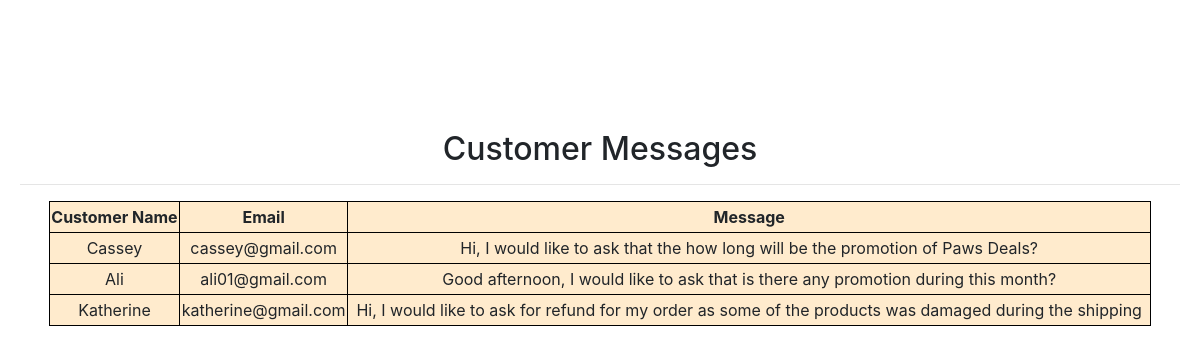
The app's page /view-customer-message.php with its own data.
### tables this page shows
CREATE TABLE IF NOT EXISTS `message` (
  `Message_ID` int(50) NOT NULL AUTO_INCREMENT,
  `Name` varchar(50) NOT NULL,
  `Email` varchar(50) NOT NULL,
  `Message` text NOT NULL,
  PRIMARY KEY (`Message_ID`)
);

### view-customer-message.php (the view, shortened to what this page needs)
<?php
include ("conn.php");
?>
<!DOCTYPE html>
<html>
<head>
    <link href="css/bootstrap.min.css" rel="stylesheet">
    <link href="css/style.css" rel="stylesheet">
</head>
<body>
<div class="content-area">
    <h2>Customer Messages</h2>
    <hr>
    <table class="viewMessage">
        <tr>
            <th>Customer Name</th>
            <th>Email</th>
            <th>Message</th>
        </tr>
        <?php
            $sql = mysqli_query($con, "SELECT * FROM message ORDER BY Message_ID desc");
            while($row = mysqli_fetch_array($sql)) {
                $Customer_Name = $row["Name"];
                $Email = $row['Email'];
                $Message = $row['Message'];
        ?>
        <tr>
            <td><?php print $Customer_Name ?></td>
            <td><?php print $Email ?></td>
            <td><?php print $Message ?></td>
        </tr>
        <?php }
        ?>
    </table>
</div>
</body>
</html>

### css/style.css (style rules this page uses)
* { margin: 0; padding: 0; }
body { text-align: center; }
.content-area { position: relative; top: 110px; padding-top: 30px; padding: 20px; line-height: 30px; margin: 0; }

### view-customer-message.php (style rules this page uses)
.viewMessage { width: 95%; margin: auto; border: 1px solid black; background-color: blanchedalmond; }
.viewMessage td, .viewMessage th { border: 1px solid black; min-width: 90px; }

### records on screen
message: Name "Cassey", Email "cassey@gmail.com", Message "Hi, I would like to ask that the how long will be the promotion of Paws Deals?"
message: Name "Ali", Email "ali01@gmail.com", Message "Good afternoon, I would like to ask that is there any promotion during this month?"
message: Name "Katherine", Email "katherine@gmail.com", Message "Hi, I would like to ask for refund for my order as some of the products was damaged during the shipping"
